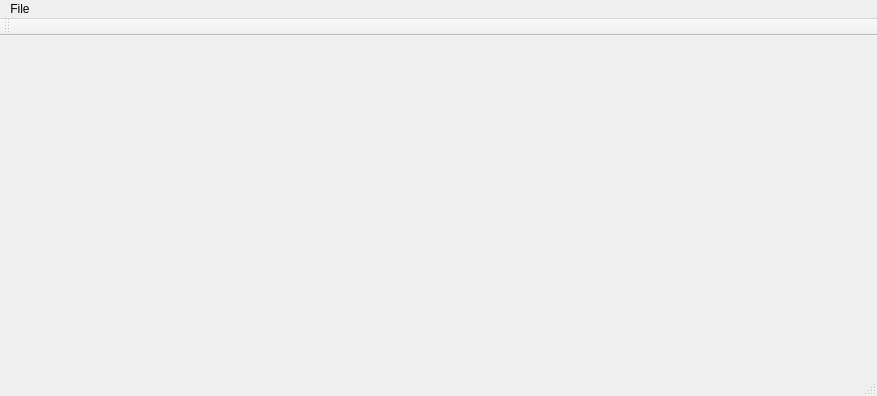
<?xml version="1.0" encoding="UTF-8"?>
<ui version="4.0">
 <class>MainWindowClass</class>
 <widget class="QMainWindow" name="MainWindowClass">
  <property name="geometry">
   <rect>
    <x>0</x>
    <y>0</y>
    <width>877</width>
    <height>396</height>
   </rect>
  </property>
  <property name="windowTitle">
   <string>MainWindow</string>
  </property>
  <widget class="QWidget" name="centralWidget"/>
  <widget class="QMenuBar" name="menuBar">
   <property name="geometry">
    <rect>
     <x>0</x>
     <y>0</y>
     <width>877</width>
     <height>21</height>
    </rect>
   </property>
   <widget class="QMenu" name="menuFile">
    <property name="title">
     <string>File</string>
    </property>
    <addaction name="actionOpenImages"/>
    <addaction name="separator"/>
    <addaction name="actionExit"/>
   </widget>
   <addaction name="menuFile"/>
  </widget>
  <widget class="QToolBar" name="mainToolBar">
   <attribute name="toolBarArea">
    <enum>TopToolBarArea</enum>
   </attribute>
   <attribute name="toolBarBreak">
    <bool>false</bool>
   </attribute>
  </widget>
  <widget class="QStatusBar" name="statusBar"/>
  <action name="actionExit">
   <property name="text">
    <string>Exit</string>
   </property>
  </action>
  <action name="actionOpenImages">
   <property name="text">
    <string>Open Images</string>
   </property>
   <property name="shortcut">
    <string>Ctrl+O</string>
   </property>
  </action>
 </widget>
 <layoutdefault spacing="6" margin="11"/>
 <resources>
  <include location="MainWindow.qrc"/>
 </resources>
 <connections/>
</ui>
